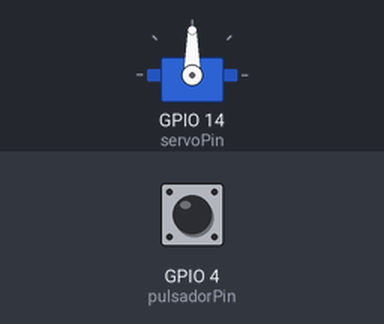
Simulated run of this sketch. Board: ESP32. On the bench: servo. The test bench sets the inputs (shaded band); at power-on: GPIO 4 (pulsadorPin) HIGH.

Above: at 1.2 s.
1.3 s: GPIO 4 (pulsadorPin) pulled LOW for 0.15 s
At 2.1 s:
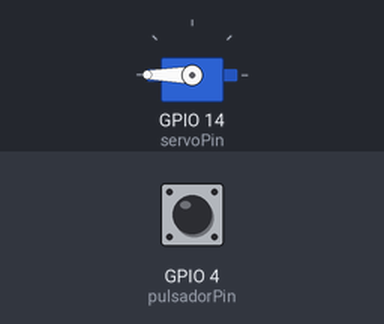
3.8 s: GPIO 4 (pulsadorPin) pulled LOW for 1 s
At 4.6 s:
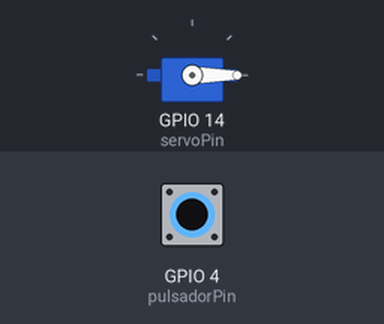
Timing chart, 0 to 6.8 s (numbered marks = the images above; inputs shaded):
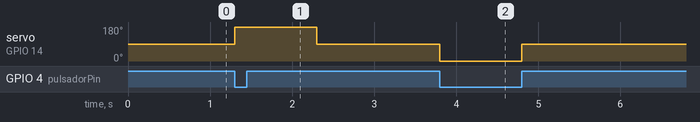

Measured:
- after the input at 1.3 s, servo on GPIO 14 (servoPin): 90° → 180° at once, → 90° 1.0 s later
- after the input at 3.8 s, servo on GPIO 14 (servoPin): 90° → 0° at once, → 90° 1.0 s later

The sketch:

Servo360.ino
```cpp
#include <ESP32Servo.h>  // Incluimos la biblioteca Servo para la ESP32

Servo miServo;  // Crea un objeto servo
const int servoPin = 14;  // Pin donde está conectado el servo
const int pulsadorPin = 4;  // Pin donde está conectado el pulsador

bool estadoPasadoPulsador = HIGH;  // Estado anterior del botón
bool servoEnMovimiento = false;  // Estado del servo

void setup() {
  miServo.attach(servoPin);  // Conectamos el servo al pin
  miServo.write(90);          // Detiene el servo al inicio
  pinMode(pulsadorPin, INPUT_PULLUP); // Configura el pin del botón como entrada con pull-up
}

void loop() {
  // Lee el estado actual del botón
  bool estadoActualPulsador = digitalRead(pulsadorPin);

  // Detecta el flanco de bajada (cuando se presiona el botón)
  if (estadoPasadoPulsador == HIGH && estadoActualPulsador == LOW) {
    if (!servoEnMovimiento) {
      // Mueve el servo hacia adelante
      miServo.write(180);  // Velocidad máxima hacia adelante
      delay(1000);         // Mantiene el movimiento por 1 segundo
      miServo.write(90);   // Detiene el servo
      servoEnMovimiento = true; // Cambia el estado
    } else {
      // Regresa el servo a la posición original
      miServo.write(0);    // Velocidad máxima hacia atrás
      delay(1000);         // Mantiene el movimiento por 1 segundo
      miServo.write(90);   // Detiene el servo
      servoEnMovimiento = false; // Cambia el estado
    }
  }

  estadoPasadoPulsador = estadoActualPulsador; // Actualiza el estado anterior del botón
}
```
